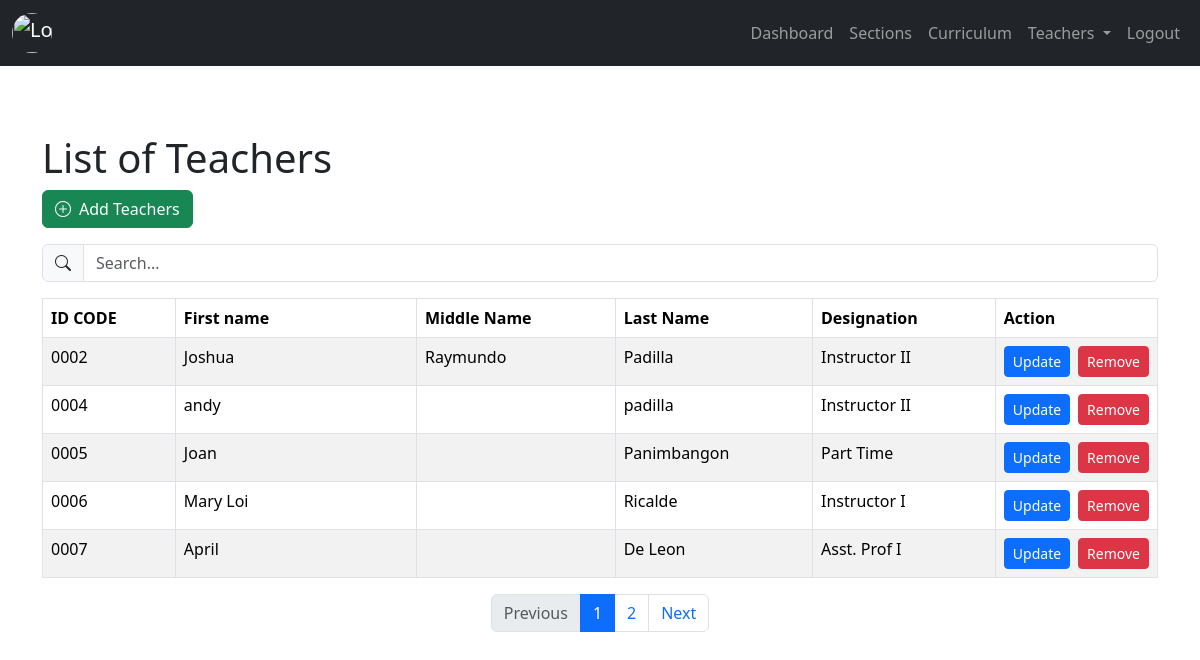
/admin/list_teachers.php, run on the app's committed database.
### tables this page shows
CREATE TABLE `tblfacultymember` (
  `teacher_id` int(11) NOT NULL,
  `ID_code` varchar(60) NOT NULL,
  `fname` varchar(60) NOT NULL,
  `mname` varchar(60) NOT NULL,
  `lname` varchar(60) NOT NULL,
  `designation` varchar(60) NOT NULL,
  `totalweekly_hrs` varchar(60) DEFAULT NULL,
  `Password` varchar(60) DEFAULT NULL,
  `teacher_status` int(11) NOT NULL DEFAULT 1 COMMENT '0=archive,1=active'
);

### admin/backend/db.php (called while the page is built, shortened)
<?php
class db_connect
{
    public $host = db_host;
    public $user = db_user;
    public $pass = db_pass;
    public $name = db_name;
    public function connect()
    {
        try {
            $this->conn = new mysqli($this->host, $this->user, $this->pass, $this->name);
        } catch (\Throwable $th) {
            header("Location:setup.php");
        }
    }
}

### admin/backend/class.php (called while the page is built, shortened)
<?php
include ('db.php');
class global_class extends db_connect
{
    public function fetchAllteachers()
    {
        $query = $this->conn->prepare("SELECT *
        FROM `tblfacultymember`
        where teacher_status='1'
        ");
        if ($query->execute()) {
            $result = $query->get_result();
            return $result;
        }
    }
}

### admin/backend/end-points/fetchAllteachers.php (the view)
<?php
                $fetchAllteachers = $db->fetchAllteachers();
                if (!empty($fetchAllteachers)) {
                    foreach ($fetchAllteachers as $teacher):
                ?>
                <tr>
                    <td class="p-2"><?= $teacher['ID_code']; ?></td>
                    <td class="p-2"><?= $teacher['fname']; ?></td>
                    <td class="p-2"><?= $teacher['mname']; ?></td>
                    <td class="p-2"><?= $teacher['lname']; ?></td>
                    <td class="p-2"><?= $teacher['designation']; ?></td>
                    <td class="p-2">
                        <div class="d-flex gap-2">
                            <button class="btn btn-primary btn-sm updateTeacherToggler" data-bs-toggle="modal" data-bs-target="#updateTeacherModal"
                                data-teacher_id="<?=$teacher['teacher_id']?>"
                                data-ID_code="<?=$teacher['ID_code']?>"
                                data-fname="<?=$teacher['fname']?>"
                                data-mname="<?=$teacher['mname']?>"
                                data-lname="<?=$teacher['lname']?>"
                                data-designation="<?=$teacher['designation']?>"
                                >Update</button>
                                <button class="btn btn-danger btn-sm removeTeacher" data-teacher_id="<?=$teacher['teacher_id']?>">Remove</button>
                        </div>
                    </td>
                </tr>
                <?php
                    endforeach;
                } else { ?>
                    <tr>
                        <td colspan="8" class="p-2 text-center">No Record found.</td>
                    </tr>
                <?php } ?>

### data on the page
tblfacultymember: ID_code "0002", fname "Joshua", mname "Raymundo", lname "Padilla", designation "Instructor II"
tblfacultymember: ID_code "0004", fname "andy", lname "padilla", designation "Instructor II"
tblfacultymember: ID_code "0005", fname "Joan", lname "Panimbangon", designation "Part Time"
tblfacultymember: ID_code "0006", fname "Mary Loi", lname "Ricalde", designation "Instructor I"
tblfacultymember: ID_code "0007", fname "April", lname "De Leon", designation "Asst. Prof I"
